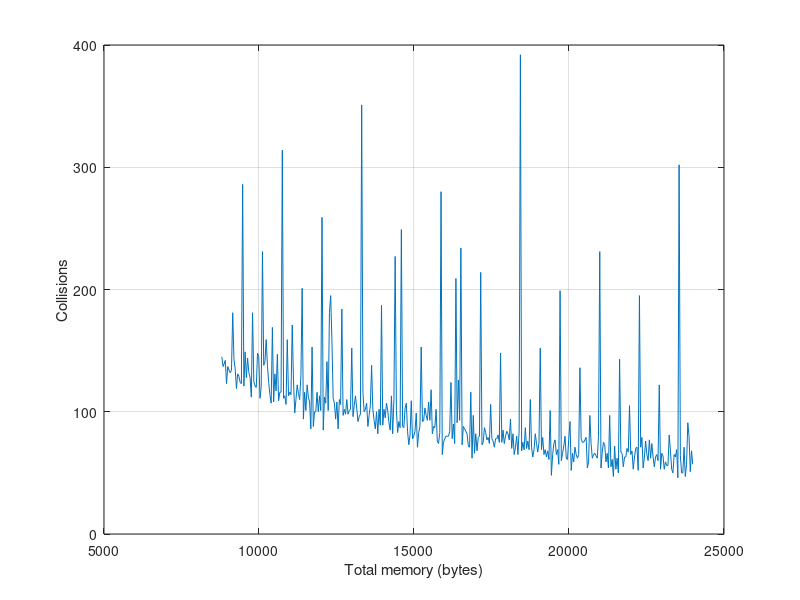
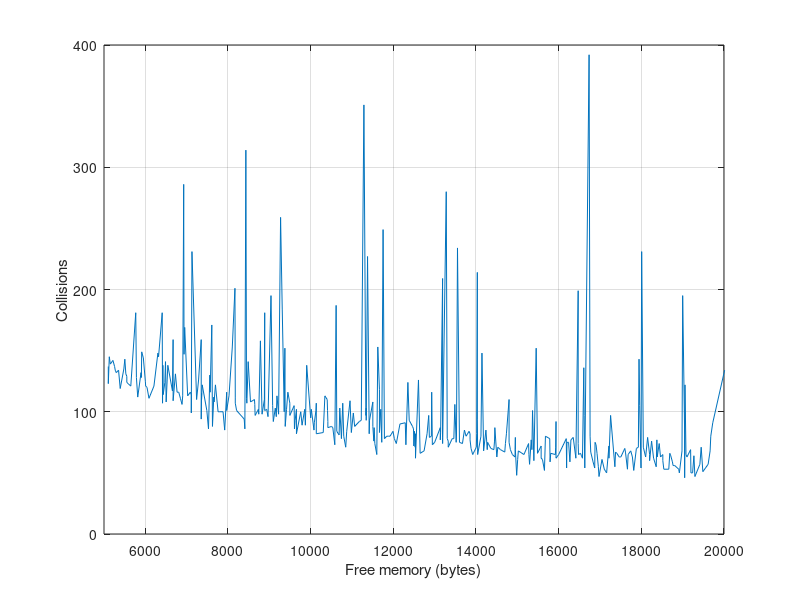
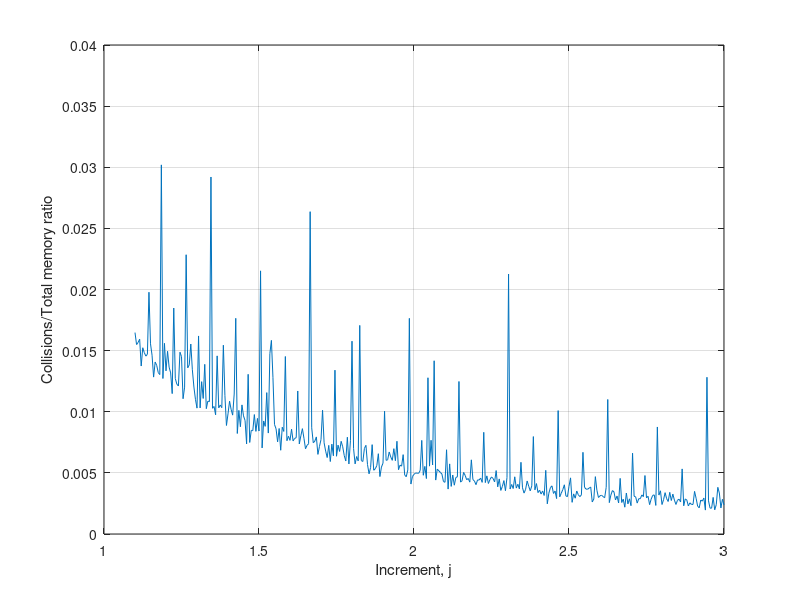
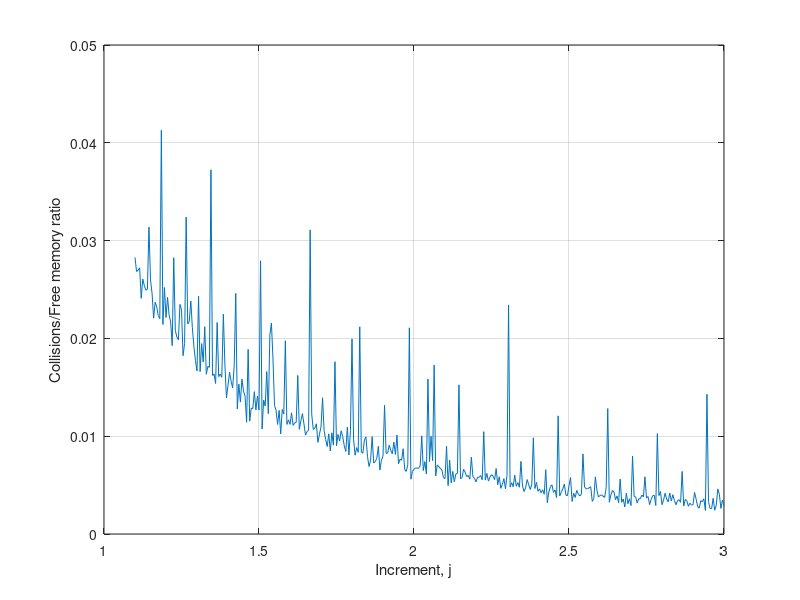

MATLAB code to generate these figures, in order:
clear
close all
clc

% Get data from file
table = load("first.txt");
j = table(:,1);
new_size = table(:,2);
memory = table(:,3);
free_memory = table(:,4);
collisions = table(:,5);

% Sort free_memory & collisions arrays, based on free_memory
[free_memory_sorted,sortIdx] = sort(free_memory,'ascend');
collisions_sorted = collisions(sortIdx);

% Get ratios
ratio_col_mem = collisions./memory;
ratio_col_free = collisions./free_memory;

% Plots
figure(1)
plot(memory,collisions)
xlabel('Total memory (bytes)')
ylabel('Collisions')
grid on

figure(2)
plot(free_memory_sorted,collisions_sorted)
xlabel('Free memory (bytes)')
ylabel('Collisions')
grid on
xlim([5000 20000])

figure(3)
plot(j,ratio_col_mem)
xlabel('Increment, j')
ylabel('Collisions/Total memory ratio')
grid on

figure(4)
plot(j,ratio_col_free)
xlabel('Increment, j')
ylabel('Collisions/Free memory ratio')
grid on

figure(5)
plot(memory,free_memory)
xlabel('Total memory (bytes)')
ylabel('Free memory (bytes)')
grid on